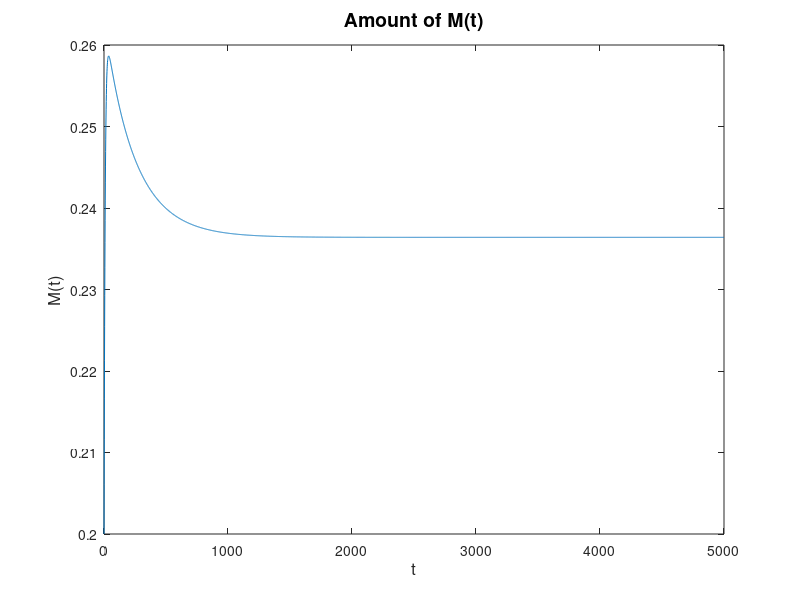
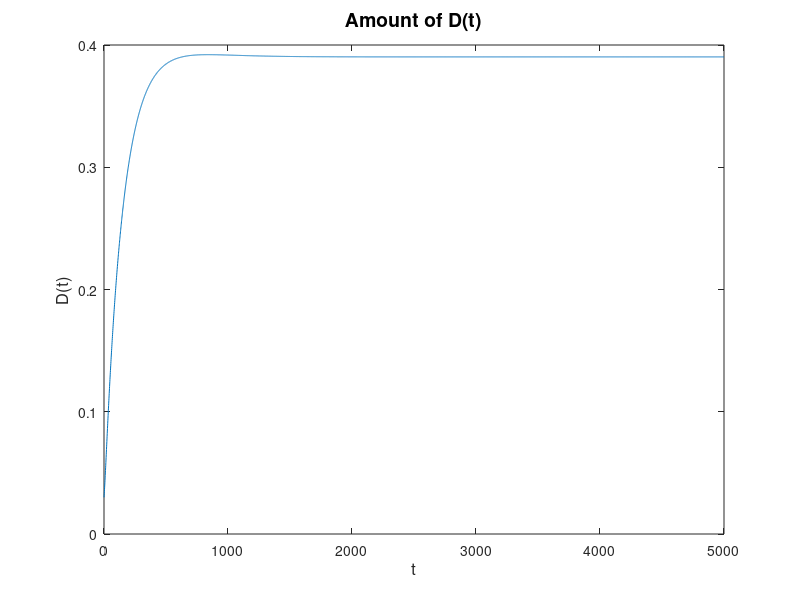
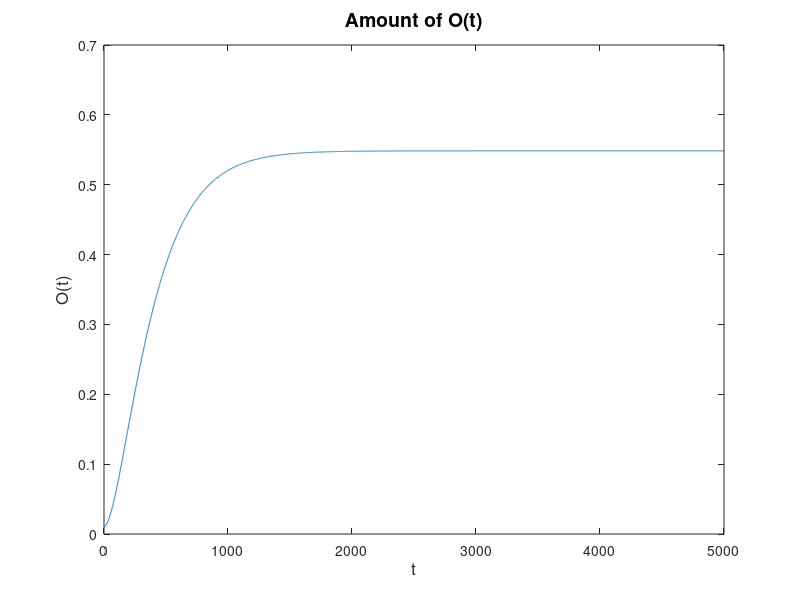
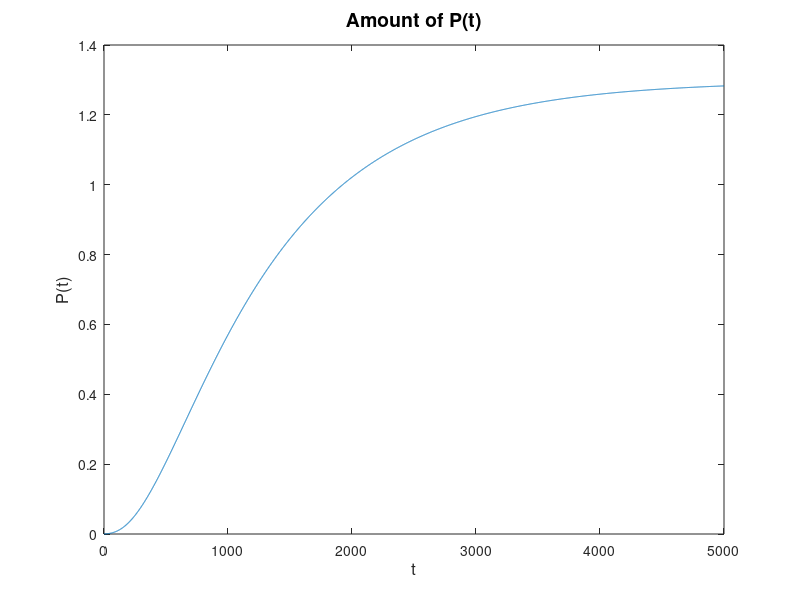

Write the MATLAB code that produced these figures, in order.
% Step 1: Definition of All Problem Parameters

S          = 0.01;
delta      = 0.05;
gamma      = 0.20;
K_1        = 0.04;
K_2        = 0.02;
K_O        = 0.01;
mu_1       = 0.001;
mu_2       = 0.001;
mu_O       = 0.001;
mu_P       = 0.001;

% Step 2: Definition of Time Grid and Initial Conditions

T          = 5000;
h          = 1;
t          = (0:h:T)';

M_null     = 0.20;
D_null     = 0.03;
O_null     = 0.01;
P_null     = 0.00;

% Step 3: Initialization of Solution Vectors

M_nsfdm    = zeros(length(t),1);
D_nsfdm    = zeros(length(t),1);
O_nsfdm    = zeros(length(t),1);
P_nsfdm    = zeros(length(t),1);

M_nsfdm(1) = M_null;
D_nsfdm(1) = D_null;
O_nsfdm(1) = O_null;
P_nsfdm(1) = P_null;

% Step 4: Loop over Time Grid

for j = 1:1:(length(t)-1)
  h            = t(j+1) - t(j);
  M_nsfdm(j+1) = (M_nsfdm(j)+h*(S+delta*M_nsfdm(j)))/(1+h*((delta/gamma)*M_nsfdm(j)+2*K_1*M_nsfdm(j)+K_2*D_nsfdm(j)+K_O*O_nsfdm(j)+mu_1));
  D_nsfdm(j+1) = (D_nsfdm(j)+h*(K_1*M_nsfdm(j)*M_nsfdm(j+1)))/(1+h*(K_2*M_nsfdm(j+1)+mu_2));
  O_nsfdm(j+1) = (O_nsfdm(j)+h*(K_2*M_nsfdm(j+1)*D_nsfdm(j+1)))/(1+h*(K_O*M_nsfdm(j+1)+mu_O));
  P_nsfdm(j+1) = (P_nsfdm(j)+h*(K_O*M_nsfdm(j+1)*O_nsfdm(j+1)))/(1+h*mu_P);
endfor

% Step 5: Plotting

figure(1)
plot(t,M_nsfdm)
title('Amount of M(t)','fontsize',14)
xlabel('t','fontsize',12)
ylabel('M(t)','fontsize',12)

figure(2)
plot(t,D_nsfdm)
title('Amount of D(t)','fontsize',14)
xlabel('t','fontsize',12)
ylabel('D(t)','fontsize',12)

figure(3)
plot(t,O_nsfdm)
title('Amount of O(t)','fontsize',14)
xlabel('t','fontsize',12)
ylabel('O(t)','fontsize',12)

figure(4)
plot(t,P_nsfdm)
title('Amount of P(t)','fontsize',14)
xlabel('t','fontsize',12)
ylabel('P(t)','fontsize',12)

figure(5)
plot(t,1*(M_nsfdm-M_nsfdm(end)*ones(length(M_nsfdm),1)).^2+1*(D_nsfdm-D_nsfdm(end)*ones(length(D_nsfdm),1)).^2+1*(O_nsfdm-O_nsfdm(end)*ones(length(O_nsfdm),1)).^2+1*(P_nsfdm-P_nsfdm(end)*ones(length(P_nsfdm),1)).^2)

AA = 1*(M_nsfdm-M_nsfdm(end)*ones(length(M_nsfdm),1)).^2+1*(D_nsfdm-D_nsfdm(end)*ones(length(D_nsfdm),1)).^2+1*(O_nsfdm-O_nsfdm(end)*ones(length(O_nsfdm),1)).^2+1*(P_nsfdm-P_nsfdm(end)*ones(length(P_nsfdm),1)).^2;

% Step 6: Eigenvalues

J  = [delta-2*(delta/gamma)*M_nsfdm(end)-4*K_1*M_nsfdm(end)-K_2*D_nsfdm(end)-K_O*O_nsfdm(end)-mu_1,-K_2*M_nsfdm(end),-K_O*O_nsfdm(end),0;2*K_1*M_nsfdm(end)-K_2*D_nsfdm(end),-K_2*M_nsfdm(end)-mu_2,0,0;K_2*D_nsfdm(end)-K_O*O_nsfdm(end),K_2*M_nsfdm(end),-K_O*M_nsfdm(end)-mu_O,0;K_O*O_nsfdm(end),0,K_O*M_nsfdm(end),-mu_P];
eig(J)
